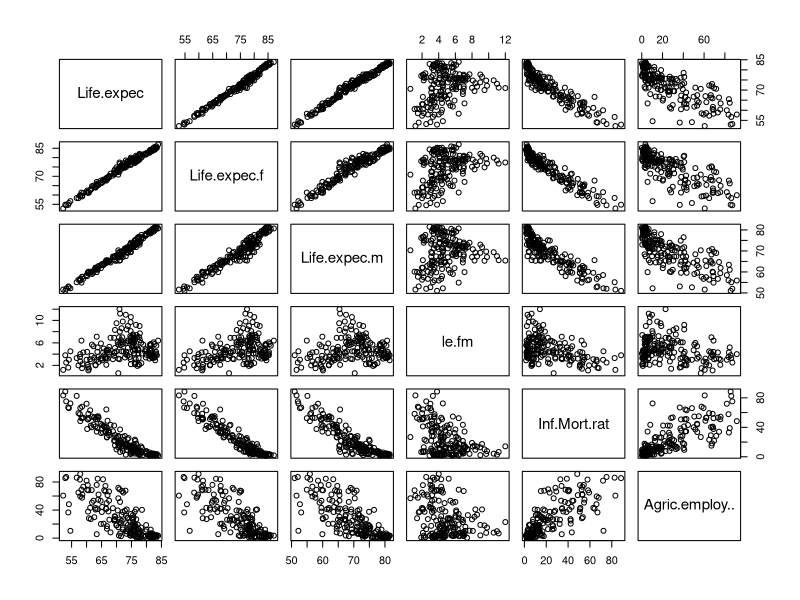
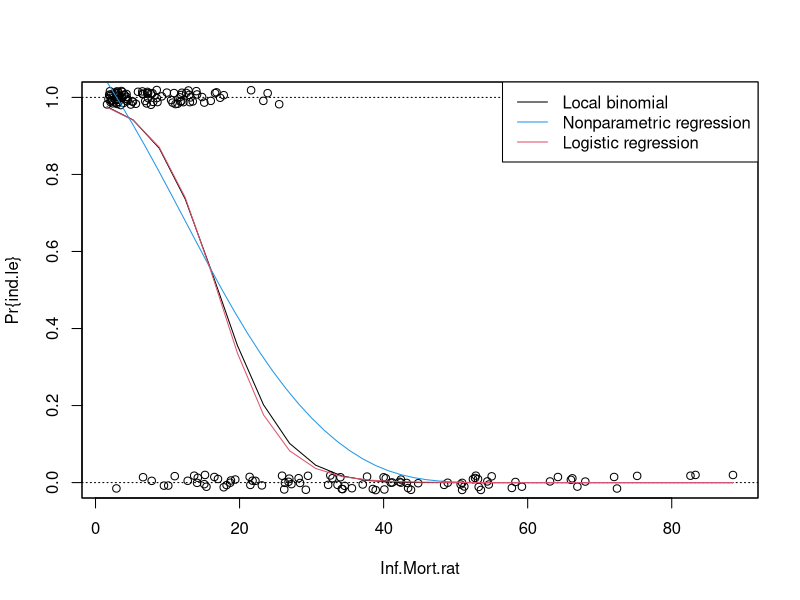
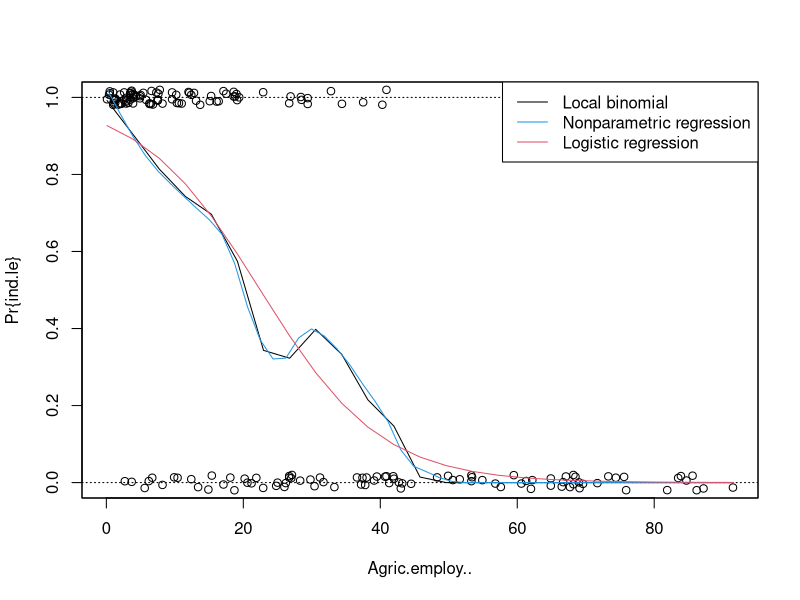
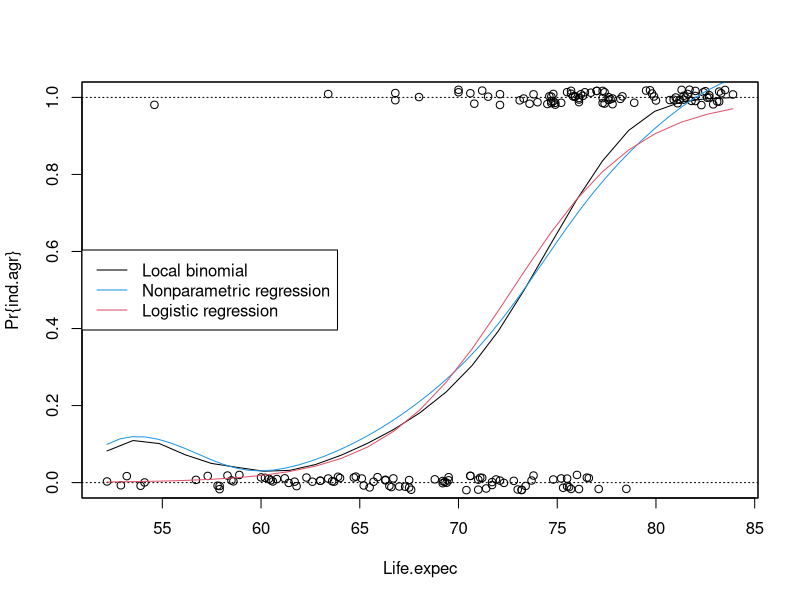
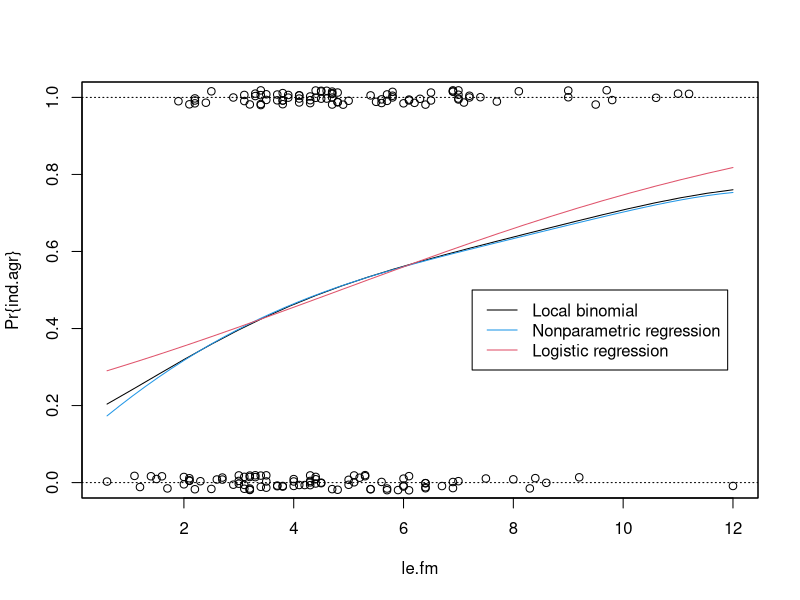
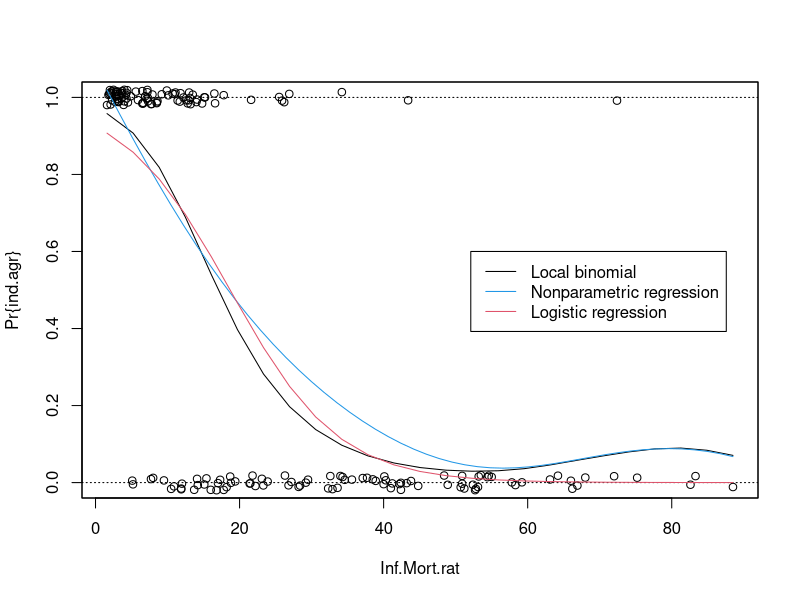
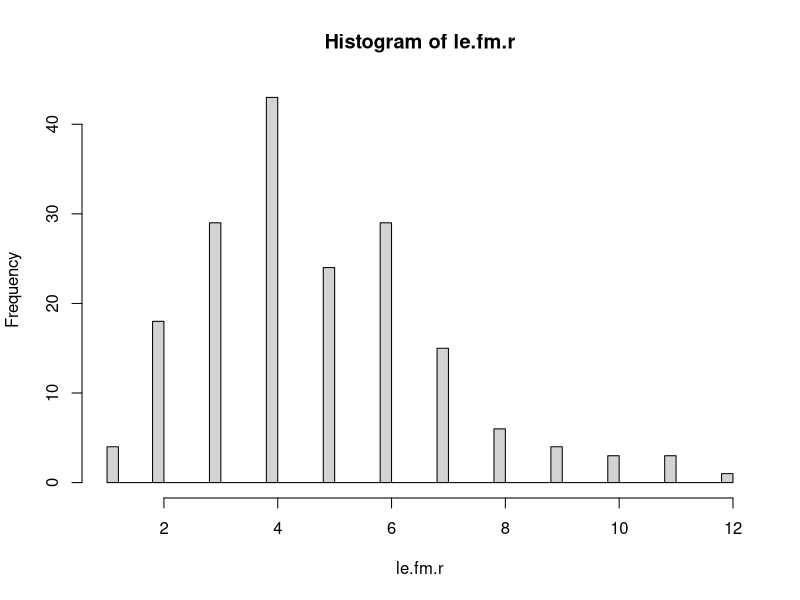
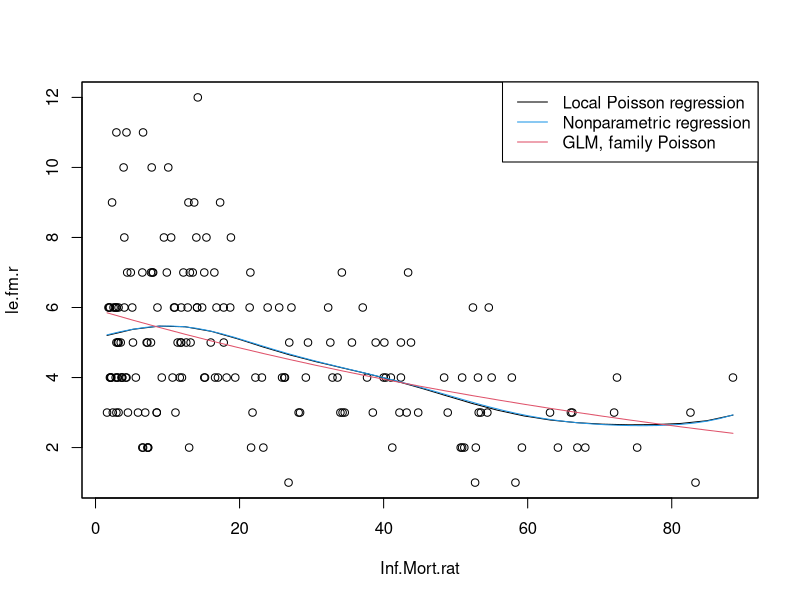

Write R code to recreate these figures, in order.
## ---- chunk 1
knitr::opts_chunk$set(echo = TRUE)
## ---- chunk 2
countries<-read.csv2(file="./05_generalized_non_parametric_regression/HDI.2017.subset.csv",row.names = 1)
attach(countries)
head(countries)
## ---- chunk 3
summary(countries)
## ---- chunk 4
plot(countries[,2:7])
## ---- chunk 5
ind.agr<-(Agric.employ.. < median(Agric.employ..))
## ---- chunk 6
ind.le<-(Life.expec > median(Life.expec))
## ---- chunk 7
library(sm)
# help(sm.binomial)
## ---- chunk 8
aux <- sm.binomial(Inf.Mort.rat,ind.le,h=10,display="none")
names(aux)
## ---- chunk 9
aux <- sm.binomial(Inf.Mort.rat,ind.le,h=10)
sm.regression(Inf.Mort.rat,ind.le,h=10,col=4,add=T)
aux.glm <- glm(ind.le ~ Inf.Mort.rat,family=binomial)
pred <- predict(aux.glm, 
                newdata=data.frame(Inf.Mort.rat=aux$eval.points),
                type="response")
lines(aux$eval.points,pred,col=2)
legend("topright",c("Local binomial","Nonparametric regression","Logistic regression"),
       col=c(1,4,2),lty=1)
## ---- chunk 10
aux <- sm.binomial(Agric.employ..,ind.le,h=3)
sm.regression(Agric.employ..,ind.le,h=3,col=4,add=T)
aux.glm <- glm(ind.le ~ Agric.employ..,family=binomial)
pred <- predict(aux.glm, 
                newdata=data.frame(Agric.employ..=aux$eval.points),
                type="response")
lines(aux$eval.points,pred,col=2)
legend("topright",c("Local binomial","Nonparametric regression","Logistic regression"),
       col=c(1,4,2),lty=1)
## ---- chunk 11
aux <- sm.binomial(Life.expec,ind.agr,h=3)
sm.regression(Life.expec,ind.agr,h=3,col=4,add=T)
aux.glm <- glm(ind.agr ~ Life.expec,family=binomial)
pred <- predict(aux.glm, 
                newdata=data.frame(Life.expec=aux$eval.points),
                type="response")
lines(aux$eval.points,pred,col=2)
legend("left",c("Local binomial","Nonparametric regression","Logistic regression"),
       col=c(1,4,2),lty=1)
## ---- chunk 12
aux <- sm.binomial(le.fm,ind.agr,h=3)
sm.regression(le.fm,ind.agr,h=3,col=4,add=T)
aux.glm <- glm(ind.agr ~ le.fm,family=binomial)
pred <- predict(aux.glm, 
                newdata=data.frame(le.fm=aux$eval.points),
                type="response")
lines(aux$eval.points,pred,col=2)
legend(7.25,.5,c("Local binomial","Nonparametric regression","Logistic regression"),
       col=c(1,4,2),lty=1)
## ---- chunk 13
aux <- sm.binomial(Inf.Mort.rat,ind.agr,h=15)
sm.regression(Inf.Mort.rat,ind.agr,h=15,col=4,add=T)
aux.glm <- glm(ind.agr ~ Inf.Mort.rat,family=binomial)
pred <- predict(aux.glm, 
                newdata=data.frame(Inf.Mort.rat=aux$eval.points),
                type="response")
lines(aux$eval.points,pred,col=2)
legend(52.1,.6,c("Local binomial","Nonparametric regression","Logistic regression"),
       col=c(1,4,2),lty=1)
## ---- chunk 14
le.fm.r <- round(le.fm)
hist(le.fm.r,br=40)
## ---- chunk 15
# help(sm.poisson)
## ---- chunk 16
# in local poisson we assure that lambda is always non negativ
aux <- sm.poisson(Inf.Mort.rat,le.fm.r,h=10, col=1)
sm.regression(Inf.Mort.rat,le.fm.r,h=10,col=4,add=T)
aux.glm <- glm(le.fm.r ~ Inf.Mort.rat,family=poisson) # fitting a poisoon function; could also be done with sm.poisson
pred <- predict(aux.glm, 
                newdata=data.frame(Inf.Mort.rat=aux$eval.points),
                type="response")
lines(aux$eval.points,pred,col=2)
legend("topright",c("Local Poisson regression","Nonparametric regression","GLM, family Poisson"), col=c(1,4,2),lty=1)
## ---- chunk 17
aux <- sm.poisson(Life.expec,le.fm.r,h=3,col=1)
sm.regression(Life.expec,le.fm.r,h=3,col=4,add=T)
aux.glm <- glm(le.fm.r ~ Life.expec,family=poisson)
pred <- predict(aux.glm, 
                newdata=data.frame(Life.expec=aux$eval.points),
                type="response")
lines(aux$eval.points,pred,col=2)
legend("topleft",c("Local Poisson regression","Nonparametric regression","GLM, family Poisson"), col=c(1,4,2),lty=1)
